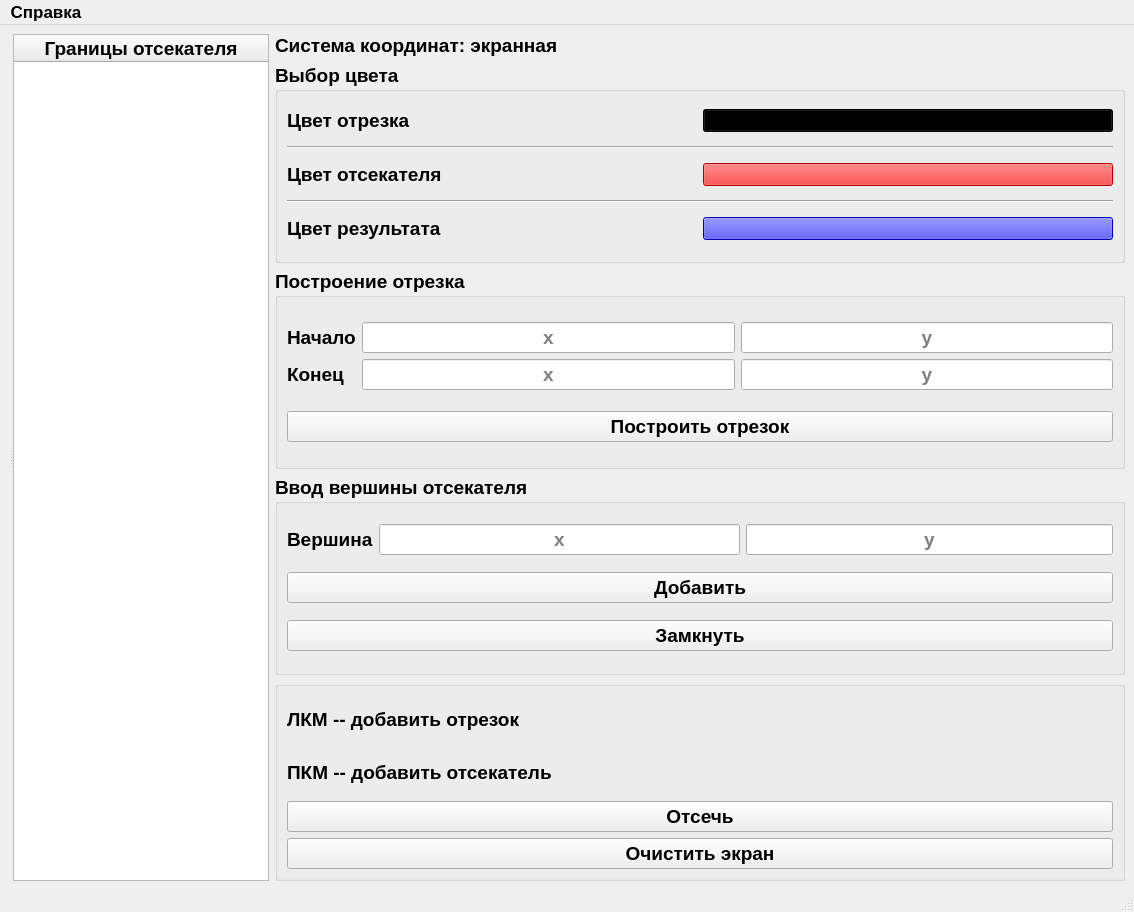
<?xml version="1.0" encoding="UTF-8"?>
<ui version="4.0">
 <class>MainWindow</class>
 <widget class="QMainWindow" name="MainWindow">
  <property name="geometry">
   <rect>
    <x>0</x>
    <y>0</y>
    <width>1134</width>
    <height>912</height>
   </rect>
  </property>
  <property name="windowTitle">
   <string>ЛР8 Компьютерная графика</string>
  </property>
  <widget class="QWidget" name="centralwidget">
   <layout class="QHBoxLayout" name="horizontalLayout" stretch="0">
    <item>
     <widget class="QSplitter" name="splitter">
      <property name="orientation">
       <enum>Qt::Horizontal</enum>
      </property>
      <widget class="QWidget" name="layoutWidget">
       <layout class="QVBoxLayout" name="verticalLayout_4" stretch="1">
        <item>
         <widget class="Canvas" name="canvas" native="true"/>
        </item>
       </layout>
      </widget>
      <widget class="QWidget" name="layoutWidget">
       <layout class="QGridLayout" name="gridLayout_4">
        <property name="leftMargin">
         <number>0</number>
        </property>
        <item row="3" column="1">
         <widget class="QGroupBox" name="groupBox_3">
          <property name="sizePolicy">
           <sizepolicy hsizetype="Preferred" vsizetype="Preferred">
            <horstretch>0</horstretch>
            <verstretch>0</verstretch>
           </sizepolicy>
          </property>
          <property name="font">
           <font>
            <pointsize>14</pointsize>
            <weight>75</weight>
            <bold>true</bold>
           </font>
          </property>
          <property name="title">
           <string>Ввод вершины отсекателя</string>
          </property>
          <layout class="QVBoxLayout" name="verticalLayout_5">
           <item>
            <layout class="QGridLayout" name="gridLayout_2" rowstretch="0,0" columnstretch="0,1,1,0">
             <item row="1" column="1">
              <widget class="QLineEdit" name="sepTLXLE">
               <property name="sizePolicy">
                <sizepolicy hsizetype="Preferred" vsizetype="Fixed">
                 <horstretch>0</horstretch>
                 <verstretch>0</verstretch>
                </sizepolicy>
               </property>
               <property name="alignment">
                <set>Qt::AlignCenter</set>
               </property>
               <property name="placeholderText">
                <string>x</string>
               </property>
              </widget>
             </item>
             <item row="1" column="0">
              <widget class="QLabel" name="label_7">
               <property name="text">
                <string>Вершина</string>
               </property>
              </widget>
             </item>
             <item row="1" column="2" colspan="2">
              <widget class="QLineEdit" name="sepTLYLE">
               <property name="alignment">
                <set>Qt::AlignCenter</set>
               </property>
               <property name="placeholderText">
                <string>y</string>
               </property>
              </widget>
             </item>
            </layout>
           </item>
           <item>
            <widget class="QPushButton" name="sepDrawPB">
             <property name="text">
              <string>Добавить</string>
             </property>
            </widget>
           </item>
           <item>
            <widget class="QPushButton" name="closeSepPB">
             <property name="text">
              <string>Замкнуть</string>
             </property>
            </widget>
           </item>
          </layout>
         </widget>
        </item>
        <item row="2" column="1">
         <widget class="QGroupBox" name="groupBox_2">
          <property name="sizePolicy">
           <sizepolicy hsizetype="Preferred" vsizetype="Preferred">
            <horstretch>0</horstretch>
            <verstretch>0</verstretch>
           </sizepolicy>
          </property>
          <property name="font">
           <font>
            <pointsize>14</pointsize>
            <weight>75</weight>
            <bold>true</bold>
           </font>
          </property>
          <property name="title">
           <string>Построение отрезка</string>
          </property>
          <layout class="QVBoxLayout" name="verticalLayout_3">
           <item>
            <layout class="QGridLayout" name="gridLayout">
             <item row="3" column="1">
              <widget class="QLineEdit" name="lineXELE">
               <property name="alignment">
                <set>Qt::AlignCenter</set>
               </property>
               <property name="placeholderText">
                <string>x</string>
               </property>
              </widget>
             </item>
             <item row="1" column="0">
              <widget class="QLabel" name="label_4">
               <property name="text">
                <string>Начало</string>
               </property>
              </widget>
             </item>
             <item row="1" column="1">
              <widget class="QLineEdit" name="lineXSLE">
               <property name="sizePolicy">
                <sizepolicy hsizetype="Preferred" vsizetype="Fixed">
                 <horstretch>0</horstretch>
                 <verstretch>0</verstretch>
                </sizepolicy>
               </property>
               <property name="alignment">
                <set>Qt::AlignCenter</set>
               </property>
               <property name="placeholderText">
                <string>x</string>
               </property>
              </widget>
             </item>
             <item row="3" column="3">
              <widget class="QLineEdit" name="lineYELE">
               <property name="alignment">
                <set>Qt::AlignCenter</set>
               </property>
               <property name="placeholderText">
                <string>y</string>
               </property>
              </widget>
             </item>
             <item row="1" column="3">
              <widget class="QLineEdit" name="lineYSLE">
               <property name="alignment">
                <set>Qt::AlignCenter</set>
               </property>
               <property name="placeholderText">
                <string>y</string>
               </property>
              </widget>
             </item>
             <item row="3" column="0">
              <widget class="QLabel" name="label_6">
               <property name="text">
                <string>Конец</string>
               </property>
              </widget>
             </item>
            </layout>
           </item>
           <item>
            <widget class="QPushButton" name="lineDrawPB">
             <property name="text">
              <string>Построить отрезок</string>
             </property>
            </widget>
           </item>
          </layout>
         </widget>
        </item>
        <item row="4" column="1">
         <widget class="QGroupBox" name="groupBox_4">
          <property name="font">
           <font>
            <pointsize>14</pointsize>
            <weight>75</weight>
            <bold>true</bold>
           </font>
          </property>
          <property name="title">
           <string/>
          </property>
          <layout class="QVBoxLayout" name="verticalLayout_2">
           <item>
            <widget class="QLabel" name="label_9">
             <property name="text">
              <string>ЛКМ -- добавить отрезок</string>
             </property>
            </widget>
           </item>
           <item>
            <widget class="QLabel" name="label_10">
             <property name="text">
              <string>ПКМ -- добавить отсекатель</string>
             </property>
            </widget>
           </item>
           <item>
            <widget class="QPushButton" name="doPB">
             <property name="text">
              <string>Отсечь</string>
             </property>
            </widget>
           </item>
           <item>
            <widget class="QPushButton" name="canvClearPB">
             <property name="text">
              <string>Очистить экран</string>
             </property>
            </widget>
           </item>
          </layout>
         </widget>
        </item>
        <item row="0" column="1">
         <widget class="QLabel" name="label_5">
          <property name="sizePolicy">
           <sizepolicy hsizetype="Preferred" vsizetype="Maximum">
            <horstretch>0</horstretch>
            <verstretch>0</verstretch>
           </sizepolicy>
          </property>
          <property name="font">
           <font>
            <pointsize>14</pointsize>
            <weight>75</weight>
            <bold>true</bold>
           </font>
          </property>
          <property name="text">
           <string>Система координат: экранная</string>
          </property>
         </widget>
        </item>
        <item row="1" column="1">
         <widget class="QGroupBox" name="groupBox">
          <property name="font">
           <font>
            <pointsize>14</pointsize>
            <weight>75</weight>
            <bold>true</bold>
           </font>
          </property>
          <property name="title">
           <string>Выбор цвета</string>
          </property>
          <layout class="QGridLayout" name="gridLayout_3">
           <item row="4" column="1">
            <widget class="QPushButton" name="sepColor">
             <property name="font">
              <font>
               <pointsize>10</pointsize>
               <weight>50</weight>
               <bold>false</bold>
              </font>
             </property>
             <property name="styleSheet">
              <string notr="true">background-color: rgb(255, 0, 0)</string>
             </property>
             <property name="text">
              <string/>
             </property>
            </widget>
           </item>
           <item row="1" column="1">
            <widget class="QPushButton" name="lineColor">
             <property name="font">
              <font>
               <pointsize>10</pointsize>
               <weight>50</weight>
               <bold>false</bold>
              </font>
             </property>
             <property name="styleSheet">
              <string notr="true">background-color: rgb(0, 0, 0)</string>
             </property>
             <property name="text">
              <string/>
             </property>
            </widget>
           </item>
           <item row="7" column="1">
            <widget class="QPushButton" name="resColor">
             <property name="font">
              <font>
               <pointsize>10</pointsize>
               <weight>50</weight>
               <bold>false</bold>
              </font>
             </property>
             <property name="styleSheet">
              <string notr="true">background-color: rgb(0, 0, 255)</string>
             </property>
             <property name="text">
              <string/>
             </property>
            </widget>
           </item>
           <item row="1" column="0">
            <widget class="QLabel" name="label">
             <property name="text">
              <string>Цвет отрезка</string>
             </property>
            </widget>
           </item>
           <item row="4" column="0">
            <widget class="QLabel" name="label_2">
             <property name="text">
              <string>Цвет отсекателя</string>
             </property>
            </widget>
           </item>
           <item row="7" column="0">
            <widget class="QLabel" name="label_3">
             <property name="text">
              <string>Цвет результата</string>
             </property>
            </widget>
           </item>
           <item row="2" column="0" colspan="2">
            <widget class="Line" name="line">
             <property name="orientation">
              <enum>Qt::Horizontal</enum>
             </property>
            </widget>
           </item>
           <item row="5" column="0" colspan="2">
            <widget class="Line" name="line_2">
             <property name="orientation">
              <enum>Qt::Horizontal</enum>
             </property>
            </widget>
           </item>
          </layout>
         </widget>
        </item>
        <item row="0" column="0" rowspan="5">
         <widget class="Table" name="table">
          <property name="sizePolicy">
           <sizepolicy hsizetype="Minimum" vsizetype="Expanding">
            <horstretch>0</horstretch>
            <verstretch>0</verstretch>
           </sizepolicy>
          </property>
          <property name="minimumSize">
           <size>
            <width>0</width>
            <height>0</height>
           </size>
          </property>
          <property name="font">
           <font>
            <pointsize>14</pointsize>
            <weight>75</weight>
            <bold>true</bold>
           </font>
          </property>
          <property name="columnCount">
           <number>1</number>
          </property>
          <attribute name="horizontalHeaderCascadingSectionResizes">
           <bool>true</bool>
          </attribute>
          <attribute name="horizontalHeaderShowSortIndicator" stdset="0">
           <bool>false</bool>
          </attribute>
          <attribute name="horizontalHeaderStretchLastSection">
           <bool>true</bool>
          </attribute>
          <column>
           <property name="text">
            <string>Границы отсекателя</string>
           </property>
          </column>
         </widget>
        </item>
       </layout>
      </widget>
     </widget>
    </item>
   </layout>
  </widget>
  <widget class="QMenuBar" name="menubar">
   <property name="geometry">
    <rect>
     <x>0</x>
     <y>0</y>
     <width>1134</width>
     <height>36</height>
    </rect>
   </property>
   <property name="font">
    <font>
     <pointsize>13</pointsize>
     <weight>75</weight>
     <bold>true</bold>
    </font>
   </property>
   <widget class="QMenu" name="menu">
    <property name="font">
     <font>
      <pointsize>13</pointsize>
      <weight>75</weight>
      <bold>true</bold>
     </font>
    </property>
    <property name="title">
     <string>Справка</string>
    </property>
    <addaction name="author"/>
    <addaction name="prog"/>
   </widget>
   <addaction name="menu"/>
  </widget>
  <widget class="QStatusBar" name="statusbar"/>
  <action name="author">
   <property name="text">
    <string>Об авторе</string>
   </property>
  </action>
  <action name="prog">
   <property name="text">
    <string>О программе</string>
   </property>
  </action>
 </widget>
 <customwidgets>
  <customwidget>
   <class>Canvas</class>
   <extends>QWidget</extends>
   <header>canvas</header>
   <container>1</container>
  </customwidget>
  <customwidget>
   <class>Table</class>
   <extends>QTableWidget</extends>
   <header>table</header>
  </customwidget>
 </customwidgets>
 <resources/>
 <connections/>
</ui>
